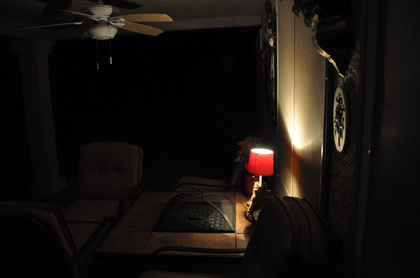
%> input picture 001. improved dark channel prior/code/src/nightimage.png, 420 x 278 px, shrunk from 724 x 480 before the run
$ octave NightVideoEnhancement2.m   (GNU Octave 9; MATLAB toolbox functions it lacks are replaced by stand-ins)
%> lines starting %> are read from the running program, lines starting %| are printed output that depends on the picture
clear;
clc;

img_nonN = imread('src/nightimage.png');
%> img_nonN is the input picture: size 278x420x3 uint8; mean R, G, B 24.2, 19.2, 15.8
img_nonN = double(img_nonN);
%> img_nonN: size 278x420x3 double
img = img_nonN / 255; % 정규화

[h,w,d] = size(img);
%> h = 278; w = 420; d = 3

a = 0.95; % parameter µ
b = 0.98; % parameter ω

A = 1;

img_inv = 1 - img;

%%

% 8
img_inv_pad = padarray(img_inv, [1,1], "symmetric");
img_cDCM(:,:,1) = ordfilt2(img_inv_pad(:,:,1), 5, ones(3,3));
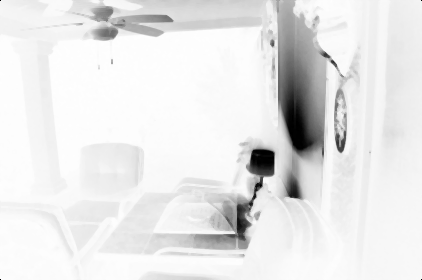
%> img_cDCM: size 280x422 double; min 0, max 1, mean 0.906
img_cDCM(:,:,2) = ordfilt2(img_inv_pad(:,:,2), 5, ones(3,3));
img_cDCM(:,:,3) = ordfilt2(img_inv_pad(:,:,3), 5, ones(3,3));
%> img_cDCM: size 280x422x3 double
img_cDCM(h+2,:,:) = [];
%> img_cDCM: size 279x422x3 double
img_cDCM(1,:,:) = [];
%> img_cDCM: size 278x422x3 double
img_cDCM(:,w+2,:) = [];
%> img_cDCM: size 278x421x3 double
img_cDCM(:,1,:) = [];
%> img_cDCM: size 278x420x3 double


% 10
img_DCM_pad = padarray(img_cDCM, [1,1], "symmetric");
img_med(:,:,1) = ordfilt2(img_DCM_pad(:,:,1), 5, ones(3,3));
img_med(:,:,2) = ordfilt2(img_DCM_pad(:,:,2), 5, ones(3,3));
img_med(:,:,3) = ordfilt2(img_DCM_pad(:,:,3), 5, ones(3,3));
%> img_med: size 280x422x3 double
img_med(h+2,:,:) = [];
%> img_med: size 279x422x3 double
img_med(1,:,:) = [];
%> img_med: size 278x422x3 double
img_med(:,w+2,:) = [];
%> img_med: size 278x421x3 double
img_med(:,1,:) = [];
%> img_med: size 278x420x3 double


% 11
k_r = img_med - img_cDCM;
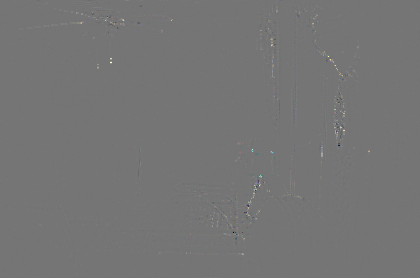
%> k_r: size 278x420x3 double; mean R, G, B 0.000238, 0.000235, 0.000192; drawn with min black and max white
k_pad_r = padarray(k_r, [1,1], "symmetric");
img_det(:,:,1) = ordfilt2(k_pad_r(:,:,1), 5, ones(3,3));
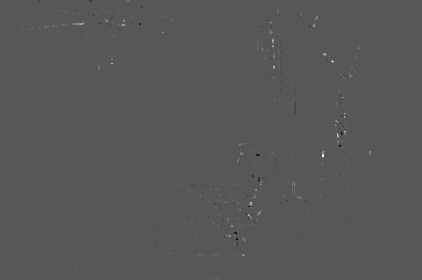
%> img_det: size 280x422 double; min -0.0431, max 0.0824, mean 6.73e-05; drawn with min black and max white
img_det(:,:,2) = ordfilt2(k_pad_r(:,:,2), 5, ones(3,3));
img_det(:,:,3) = ordfilt2(k_pad_r(:,:,3), 5, ones(3,3));
%> img_det: size 280x422x3 double
img_det(h+2,:,:) = [];
%> img_det: size 279x422x3 double
img_det(1,:,:) = [];
%> img_det: size 278x422x3 double
img_det(:,w+2,:) = [];
%> img_det: size 278x421x3 double
img_det(:,1,:) = [];
%> img_det: size 278x420x3 double
img_det = abs(img_det);
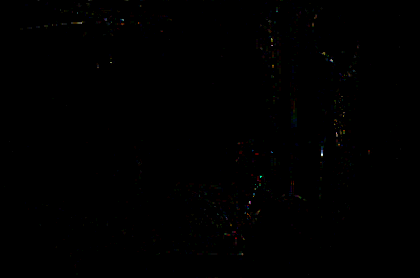
%> img_det: size 278x420x3 double; mean R, G, B 0.000147, 0.000122, 0.000107; drawn with min black and max white


% 12
img_smo = img_med - img_det;


% 13
img_DCM = img_cDCM;
img_cDCM_k = img_cDCM * a;

for l = 1 : d
    for i = 1 : h
        for j = 1 : w
            if img_cDCM_k(i,j,d) < img_smo(i,j,d)
                img_DCM(i,j,d) = img_cDCM_k(i,j,d);
            else
                img_DCM(i,j,d) = img_smo(i,j,d);
            end
        end
    end
end


% 14
trans = 1 - (b*img_DCM);


%15
result_inv = img_inv;

for l = 1 : d
    for i = 1 : h
        for j = 1 : w
            result_inv(i,j,l) = ((img_inv(i,j,l) - A) / trans(i,j,l)) + A;
        end
    end
end
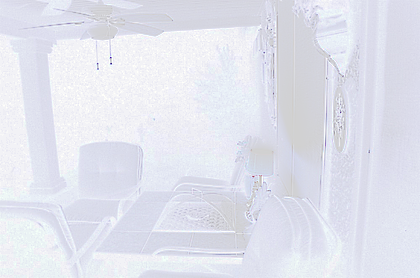
%> result_inv: size 278x420x3 double; mean R, G, B 0.362, 0.402, 0.623; drawn with min black and max white


%16
result = 1 - result_inv;
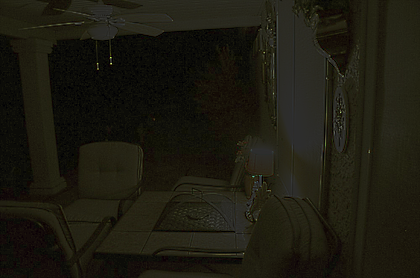
%> result: size 278x420x3 double; mean R, G, B 0.638, 0.598, 0.377; drawn with min black and max white


%%
figure(1);
subplot(2,2,1), imshow(img);
subplot(2,2,2), imshow(result);
%> after `imshow(result)`:
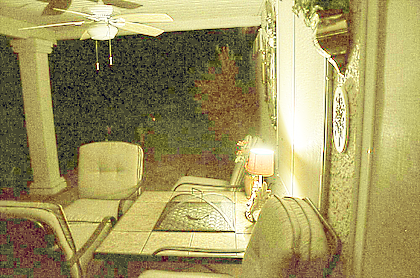
%> displayed picture: size 278x420x3, on the screen's scale of 0 to 255; mean R, G, B 161.6, 151.2, 95.8
